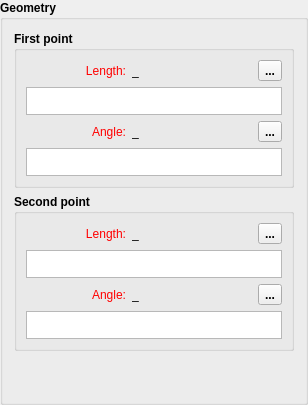
      <widget class="QGroupBox" name="geometry_GroupBox">
       <property name="font">
        <font>
         <pointsize>9</pointsize>
         <bold>true</bold>
        </font>
       </property>
       <property name="title">
        <string>Geometry</string>
       </property>
       <layout class="QVBoxLayout" name="verticalLayout_5">
        <item>
         <widget class="QGroupBox" name="firstPoint_GroupBox">
          <property name="font">
           <font>
            <pointsize>9</pointsize>
            <bold>true</bold>
           </font>
          </property>
          <property name="title">
           <string>First point</string>
          </property>
          <layout class="QVBoxLayout" name="verticalLayout_2">
           <item>
            <layout class="QHBoxLayout" name="horizontalLayout_2">
             <item alignment="Qt::AlignLeft">
              <widget class="QLabel" name="labelEditLength1">
               <property name="sizePolicy">
                <sizepolicy hsizetype="Fixed" vsizetype="Preferred">
                 <horstretch>0</horstretch>
                 <verstretch>0</verstretch>
                </sizepolicy>
               </property>
               <property name="minimumSize">
                <size>
                 <width>100</width>
                 <height>0</height>
                </size>
               </property>
               <property name="palette">
                <palette>
                 <active>
                  <colorrole role="WindowText">
                   <brush brushstyle="SolidPattern">
                    <color alpha="255">
                     <red>255</red>
                     <green>0</green>
                     <blue>0</blue>
                    </color>
                   </brush>
                  </colorrole>
                 </active>
                 <inactive>
                  <colorrole role="WindowText">
                   <brush brushstyle="SolidPattern">
                    <color alpha="255">
                     <red>255</red>
                     <green>0</green>
                     <blue>0</blue>
                    </color>
                   </brush>
                  </colorrole>
                 </inactive>
                 <disabled>
                  <colorrole role="WindowText">
                   <brush brushstyle="SolidPattern">
                    <color alpha="255">
                     <red>159</red>
                     <green>158</green>
                     <blue>158</blue>
                    </color>
                   </brush>
                  </colorrole>
                 </disabled>
                </palette>
               </property>
               <property name="font">
                <font>
                 <pointsize>9</pointsize>
                 <bold>false</bold>
                </font>
               </property>
               <property name="text">
                <string>Length:</string>
               </property>
               <property name="alignment">
                <set>Qt::AlignRight|Qt::AlignTrailing|Qt::AlignVCenter</set>
               </property>
              </widget>
             </item>
             <item>
              <widget class="QLabel" name="labelResultLength1">
               <property name="sizePolicy">
                <sizepolicy hsizetype="Fixed" vsizetype="Preferred">
                 <horstretch>0</horstretch>
                 <verstretch>0</verstretch>
                </sizepolicy>
               </property>
               <property name="minimumSize">
                <size>
                 <width>85</width>
                 <height>0</height>
                </size>
               </property>
               <property name="font">
                <font>
                 <pointsize>9</pointsize>
                 <bold>false</bold>
                </font>
               </property>
               <property name="toolTip">
                <string>Value</string>
               </property>
               <property name="text">
                <string notr="true">_</string>
               </property>
              </widget>
             </item>
             <item>
              <spacer name="horizontalSpacer">
               <property name="orientation">
                <enum>Qt::Horizontal</enum>
               </property>
               <property name="sizeHint" stdset="0">
                <size>
                 <width>10</width>
                 <height>20</height>
                </size>
               </property>
              </spacer>
             </item>
             <item alignment="Qt::AlignRight">
              <widget class="QToolButton" name="toolButtonExprLength1">
               <property name="toolTip">
                <string>Formula wizard</string>
               </property>
               <property name="text">
                <string notr="true">...</string>
               </property>
               <property name="icon">
                <iconset resource="../../../vmisc/share/resources/icon.qrc">
                 <normaloff>:/icon/24x24/fx.png</normaloff>:/icon/24x24/fx.png</iconset>
               </property>
               <property name="iconSize">
                <size>
                 <width>24</width>
                 <height>24</height>
                </size>
               </property>
              </widget>
             </item>
            </layout>
           </item>
           <item>
            <widget class="ExpandingTextEdit" name="plainTextEditLength1F">
             <property name="sizePolicy">
              <sizepolicy hsizetype="Expanding" vsizetype="Preferred">
               <horstretch>0</horstretch>
               <verstretch>0</verstretch>
              </sizepolicy>
             </property>
             <property name="maximumSize">
              <size>
               <width>16777215</width>
               <height>28</height>
              </size>
             </property>
             <property name="font">
              <font>
               <pointsize>9</pointsize>
               <bold>false</bold>
              </font>
             </property>
             <property name="toolTip">
              <string>Calculation</string>
             </property>
             <property name="tabChangesFocus">
              <bool>true</bool>
             </property>
            </widget>
           </item>
           <item>
            <layout class="QHBoxLayout" name="horizontalLayout_4">
             <item alignment="Qt::AlignLeft">
              <widget class="QLabel" name="labelEditAngle1">
               <property name="sizePolicy">
                <sizepolicy hsizetype="Fixed" vsizetype="Preferred">
                 <horstretch>0</horstretch>
                 <verstretch>0</verstretch>
                </sizepolicy>
               </property>
               <property name="minimumSize">
                <size>
                 <width>100</width>
                 <height>0</height>
                </size>
               </property>
               <property name="palette">
                <palette>
                 <active>
                  <colorrole role="WindowText">
                   <brush brushstyle="SolidPattern">
                    <color alpha="255">
                     <red>255</red>
                     <green>0</green>
                     <blue>0</blue>
                    </color>
                   </brush>
                  </colorrole>
                 </active>
                 <inactive>
                  <colorrole role="WindowText">
                   <brush brushstyle="SolidPattern">
                    <color alpha="255">
                     <red>255</red>
                     <green>0</green>
                     <blue>0</blue>
                    </color>
                   </brush>
                  </colorrole>
                 </inactive>
                 <disabled>
                  <colorrole role="WindowText">
                   <brush brushstyle="SolidPattern">
                    <color alpha="255">
                     <red>159</red>
                     <green>158</green>
                     <blue>158</blue>
                    </color>
                   </brush>
                  </colorrole>
                 </disabled>
                </palette>
               </property>
               <property name="font">
                <font>
                 <pointsize>9</pointsize>
                 <bold>false</bold>
                </font>
               </property>
               <property name="text">
                <string>Angle:</string>
               </property>
               <property name="alignment">
                <set>Qt::AlignRight|Qt::AlignTrailing|Qt::AlignVCenter</set>
               </property>
              </widget>
             </item>
             <item>
              <widget class="QLabel" name="labelResultAngle1">
               <property name="sizePolicy">
                <sizepolicy hsizetype="Fixed" vsizetype="Preferred">
                 <horstretch>0</horstretch>
                 <verstretch>0</verstretch>
                </sizepolicy>
               </property>
               <property name="minimumSize">
                <size>
                 <width>85</width>
                 <height>0</height>
                </size>
               </property>
               <property name="font">
                <font>
                 <pointsize>9</pointsize>
                 <bold>false</bold>
                </font>
               </property>
               <property name="toolTip">
                <string>Value</string>
               </property>
               <property name="text">
                <string notr="true">_</string>
               </property>
              </widget>
             </item>
             <item>
              <spacer name="horizontalSpacer_2">
               <property name="orientation">
                <enum>Qt::Horizontal</enum>
               </property>
               <property name="sizeHint" stdset="0">
                <size>
                 <width>10</width>
                 <height>20</height>
                </size>
               </property>
              </spacer>
             </item>
             <item alignment="Qt::AlignRight">
              <widget class="QToolButton" name="toolButtonExprAngle1">
               <property name="toolTip">
                <string>Formula wizard</string>
               </property>
               <property name="text">
                <string notr="true">...</string>
               </property>
               <property name="icon">
                <iconset resource="../../../vmisc/share/resources/icon.qrc">
                 <normaloff>:/icon/24x24/fx.png</normaloff>:/icon/24x24/fx.png</iconset>
               </property>
               <property name="iconSize">
                <size>
                 <width>24</width>
                 <height>24</height>
                </size>
               </property>
              </widget>
             </item>
            </layout>
           </item>
           <item>
            <widget class="ExpandingTextEdit" name="plainTextEditAngle1F">
             <property name="sizePolicy">
              <sizepolicy hsizetype="Expanding" vsizetype="Preferred">
               <horstretch>0</horstretch>
               <verstretch>0</verstretch>
              </sizepolicy>
             </property>
             <property name="maximumSize">
              <size>
               <width>16777215</width>
               <height>28</height>
              </size>
             </property>
             <property name="font">
              <font>
               <pointsize>9</pointsize>
               <bold>false</bold>
              </font>
             </property>
             <property name="toolTip">
              <string/>
             </property>
             <property name="tabChangesFocus">
              <bool>true</bool>
             </property>
            </widget>
           </item>
          </layout>
         </widget>
        </item>
        <item>
         <widget class="QGroupBox" name="secondPoint_GroupBox">
          <property name="font">
           <font>
            <pointsize>9</pointsize>
            <bold>true</bold>
           </font>
          </property>
          <property name="title">
           <string>Second point</string>
          </property>
          <layout class="QVBoxLayout" name="verticalLayout_4">
           <item>
            <layout class="QHBoxLayout" name="horizontalLayout_8">
             <item alignment="Qt::AlignLeft">
              <widget class="QLabel" name="labelEditLength2">
               <property name="sizePolicy">
                <sizepolicy hsizetype="Fixed" vsizetype="Preferred">
                 <horstretch>0</horstretch>
                 <verstretch>0</verstretch>
                </sizepolicy>
               </property>
               <property name="minimumSize">
                <size>
                 <width>100</width>
                 <height>0</height>
                </size>
               </property>
               <property name="palette">
                <palette>
                 <active>
                  <colorrole role="WindowText">
                   <brush brushstyle="SolidPattern">
                    <color alpha="255">
                     <red>255</red>
                     <green>0</green>
                     <blue>0</blue>
                    </color>
                   </brush>
                  </colorrole>
                 </active>
                 <inactive>
                  <colorrole role="WindowText">
                   <brush brushstyle="SolidPattern">
                    <color alpha="255">
                     <red>255</red>
                     <green>0</green>
                     <blue>0</blue>
                    </color>
                   </brush>
                  </colorrole>
                 </inactive>
                 <disabled>
                  <colorrole role="WindowText">
                   <brush brushstyle="SolidPattern">
                    <color alpha="255">
                     <red>159</red>
                     <green>158</green>
                     <blue>158</blue>
                    </color>
                   </brush>
                  </colorrole>
                 </disabled>
                </palette>
               </property>
               <property name="font">
                <font>
                 <pointsize>9</pointsize>
                 <bold>false</bold>
                </font>
               </property>
               <property name="text">
                <string>Length:</string>
               </property>
               <property name="alignment">
                <set>Qt::AlignRight|Qt::AlignTrailing|Qt::AlignVCenter</set>
               </property>
              </widget>
             </item>
             <item>
              <widget class="QLabel" name="labelResultLength2">
               <property name="sizePolicy">
                <sizepolicy hsizetype="Fixed" vsizetype="Preferred">
                 <horstretch>0</horstretch>
                 <verstretch>0</verstretch>
                </sizepolicy>
               </property>
               <property name="minimumSize">
                <size>
                 <width>85</width>
                 <height>0</height>
                </size>
               </property>
               <property name="font">
                <font>
                 <pointsize>9</pointsize>
                 <bold>false</bold>
                </font>
               </property>
               <property name="toolTip">
                <string>Value</string>
               </property>
               <property name="text">
                <string notr="true">_</string>
               </property>
              </widget>
             </item>
             <item>
              <spacer name="horizontalSpacer_3">
               <property name="orientation">
                <enum>Qt::Horizontal</enum>
               </property>
               <property name="sizeHint" stdset="0">
                <size>
                 <width>10</width>
                 <height>20</height>
                </size>
               </property>
              </spacer>
             </item>
             <item alignment="Qt::AlignRight">
              <widget class="QToolButton" name="toolButtonExprLength2">
               <property name="toolTip">
                <string>Formula wizard</string>
               </property>
               <property name="text">
                <string notr="true">...</string>
               </property>
               <property name="icon">
                <iconset resource="../../../vmisc/share/resources/icon.qrc">
                 <normaloff>:/icon/24x24/fx.png</normaloff>:/icon/24x24/fx.png</iconset>
               </property>
               <property name="iconSize">
                <size>
                 <width>24</width>
                 <height>24</height>
                </size>
               </property>
              </widget>
             </item>
            </layout>
           </item>
           <item>
            <widget class="ExpandingTextEdit" name="plainTextEditLength2F">
             <property name="sizePolicy">
              <sizepolicy hsizetype="Expanding" vsizetype="Preferred">
               <horstretch>0</horstretch>
               <verstretch>0</verstretch>
              </sizepolicy>
             </property>
             <property name="maximumSize">
              <size>
               <width>16777215</width>
               <height>28</height>
              </size>
             </property>
             <property name="font">
              <font>
               <pointsize>9</pointsize>
               <bold>false</bold>
              </font>
             </property>
             <property name="toolTip">
              <string>Calculation</string>
             </property>
             <property name="tabChangesFocus">
              <bool>true</bool>
             </property>
            </widget>
           </item>
           <item>
            <layout class="QHBoxLayout" name="horizontalLayout_11">
             <item alignment="Qt::AlignLeft">
              <widget class="QLabel" name="labelEditAngle2">
               <property name="sizePolicy">
                <sizepolicy hsizetype="Fixed" vsizetype="Preferred">
                 <horstretch>0</horstretch>
                 <verstretch>0</verstretch>
                </sizepolicy>
               </property>
               <property name="minimumSize">
                <size>
                 <width>100</width>
                 <height>0</height>
                </size>
               </property>
               <property name="palette">
                <palette>
                 <active>
                  <colorrole role="WindowText">
                   <brush brushstyle="SolidPattern">
                    <color alpha="255">
                     <red>255</red>
                     <green>0</green>
                     <blue>0</blue>
                    </color>
                   </brush>
                  </colorrole>
                 </active>
                 <inactive>
                  <colorrole role="WindowText">
                   <brush brushstyle="SolidPattern">
                    <color alpha="255">
                     <red>255</red>
                     <green>0</green>
                     <blue>0</blue>
                    </color>
                   </brush>
                  </colorrole>
                 </inactive>
                 <disabled>
                  <colorrole role="WindowText">
                   <brush brushstyle="SolidPattern">
                    <color alpha="255">
                     <red>159</red>
                     <green>158</green>
                     <blue>158</blue>
                    </color>
                   </brush>
                  </colorrole>
                 </disabled>
                </palette>
               </property>
               <property name="font">
                <font>
                 <pointsize>9</pointsize>
                 <bold>false</bold>
                </font>
               </property>
               <property name="text">
                <string>Angle:</string>
               </property>
               <property name="alignment">
                <set>Qt::AlignRight|Qt::AlignTrailing|Qt::AlignVCenter</set>
               </property>
              </widget>
             </item>
             <item>
              <widget class="QLabel" name="labelResultAngle2">
               <property name="sizePolicy">
                <sizepolicy hsizetype="Fixed" vsizetype="Preferred">
                 <horstretch>0</horstretch>
                 <verstretch>0</verstretch>
                </sizepolicy>
               </property>
               <property name="minimumSize">
                <size>
                 <width>85</width>
                 <height>0</height>
                </size>
               </property>
               <property name="font">
                <font>
                 <pointsize>9</pointsize>
                 <bold>false</bold>
                </font>
               </property>
               <property name="toolTip">
                <string>Value</string>
               </property>
               <property name="text">
                <string notr="true">_</string>
               </property>
              </widget>
             </item>
             <item>
              <spacer name="horizontalSpacer_4">
               <property name="orientation">
                <enum>Qt::Horizontal</enum>
               </property>
               <property name="sizeHint" stdset="0">
                <size>
                 <width>10</width>
                 <height>20</height>
                </size>
               </property>
              </spacer>
             </item>
             <item alignment="Qt::AlignRight">
              <widget class="QToolButton" name="toolButtonExprAngle2">
               <property name="toolTip">
                <string>Formula wizard</string>
               </property>
               <property name="text">
                <string notr="true">...</string>
               </property>
               <property name="icon">
                <iconset resource="../../../vmisc/share/resources/icon.qrc">
                 <normaloff>:/icon/24x24/fx.png</normaloff>:/icon/24x24/fx.png</iconset>
               </property>
               <property name="iconSize">
                <size>
                 <width>24</width>
                 <height>24</height>
                </size>
               </property>
              </widget>
             </item>
            </layout>
           </item>
           <item>
            <widget class="ExpandingTextEdit" name="plainTextEditAngle2F">
             <property name="sizePolicy">
              <sizepolicy hsizetype="Expanding" vsizetype="Preferred">
               <horstretch>0</horstretch>
               <verstretch>0</verstretch>
              </sizepolicy>
             </property>
             <property name="maximumSize">
              <size>
               <width>16777215</width>
               <height>28</height>
              </size>
             </property>
             <property name="font">
              <font>
               <pointsize>9</pointsize>
               <bold>false</bold>
              </font>
             </property>
             <property name="toolTip">
              <string/>
             </property>
             <property name="tabChangesFocus">
              <bool>true</bool>
             </property>
            </widget>
           </item>
          </layout>
         </widget>
        </item>
        <item>
         <spacer name="verticalSpacer_3">
          <property name="orientation">
           <enum>Qt::Vertical</enum>
          </property>
          <property name="sizeHint" stdset="0">
           <size>
            <width>20</width>
            <height>40</height>
           </size>
          </property>
         </spacer>
        </item>
       </layout>
      </widget>
